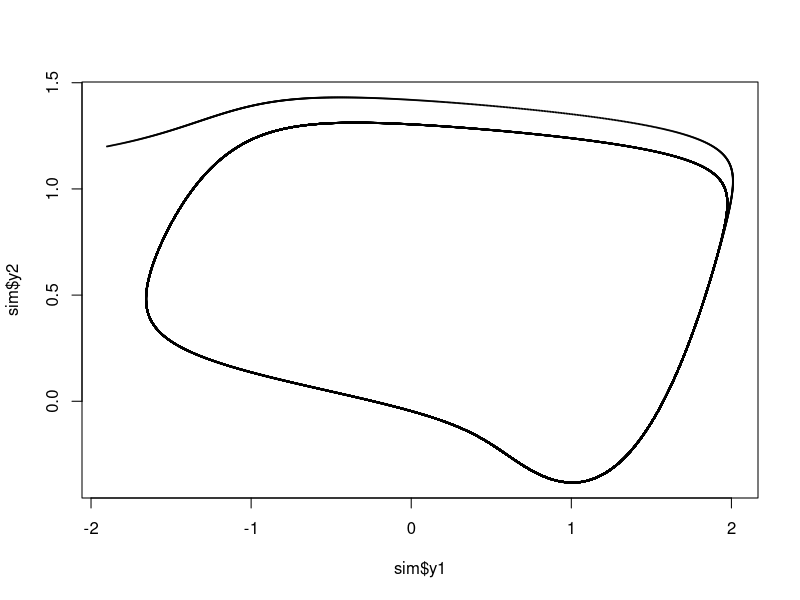
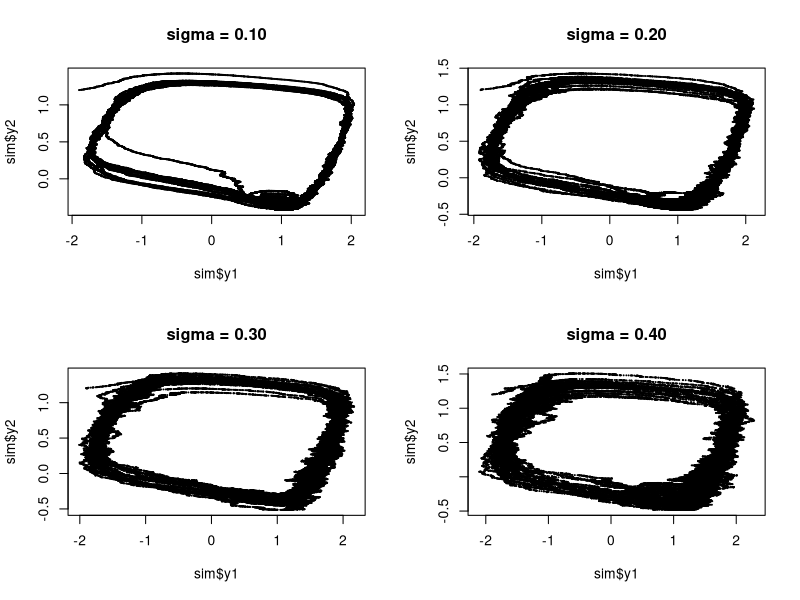
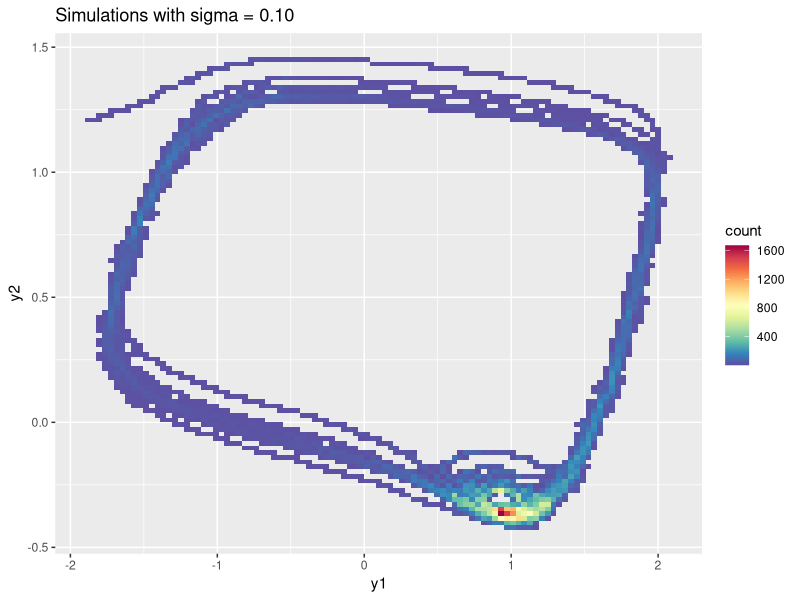
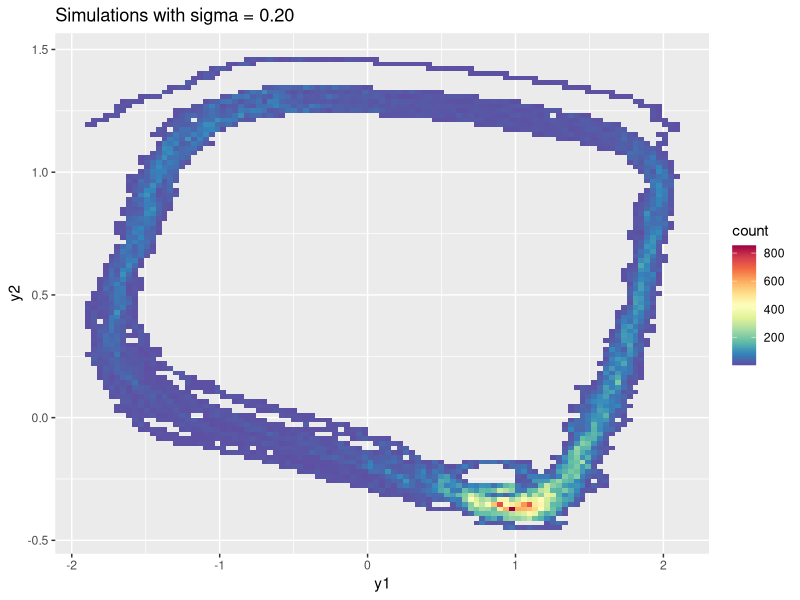
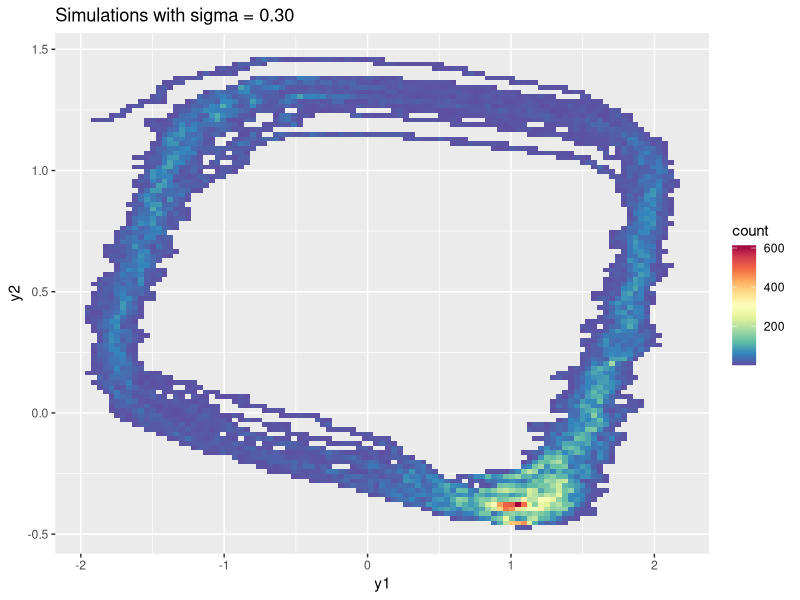
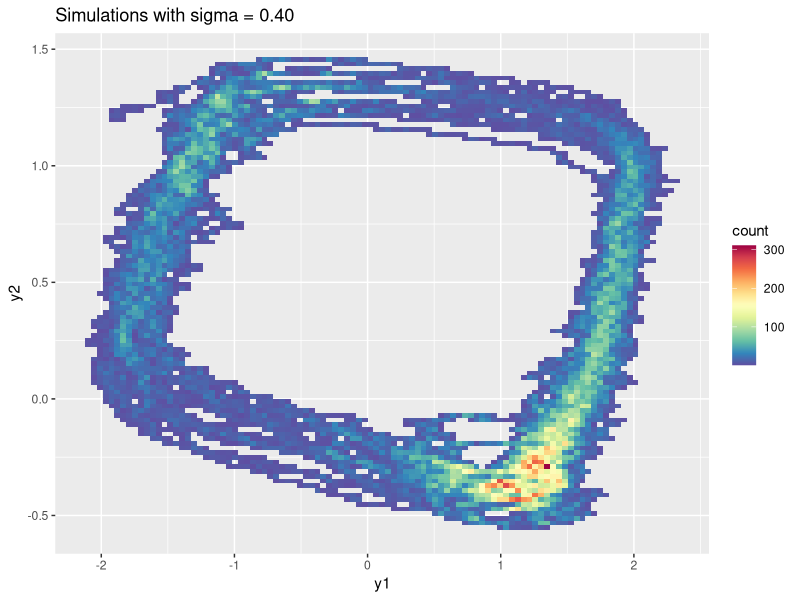

The R source for these figures, in order:
## ---- chunk 1
knitr::opts_chunk$set(cache = T) # Omg mega fedt for compile-tiden med cache=TRUE <3
## ---- chunk 2
# Let's define a function to simulate the system
SDEsim = function(y1_init = -1.9, y2_init=1.2, delta = 2^(-9),
                  theta1=0.7, theta2=0.8, theta3=3.0, theta4=-0.34,
                  sigma=0, T=200/delta){
    # Init
  D = list()
  y1 = rep(NaN, T); y1[1] = y1_init;
  y2 = rep(NaN, T); y2[1] = y2_init;
  
    # Run the system
  for (i in 1:(T-1)){
    y1[i+1] = y1[i] + theta3*(y1[i] + y2[i] - 1/3*y1[i]^3 + theta4)*delta + sigma * rnorm(1,0,sqrt(delta))
    y2[i+1] = y2[i] - 1/theta3 * (y1[i] + theta2*y2[i] - theta1) * delta
  }
    # Save and return list
  D$y1 = y1
  D$y2 = y2
  return(D)
}
sim = SDEsim(sigma=0)
plot(sim$y1, sim$y2, cex=0.01)
## ---- chunk 3
par(mfrow=c(2,2))
for (sd in c(0.1, 0.2, 0.3, 0.4)){
  sim = SDEsim(sigma=sd)
  plot(sim$y1, sim$y2, cex=0.1, main=sprintf("sigma = %.2f", sd))
}
## ---- chunk 4
sim = data.frame(SDEsim(sigma=0.1))

# Ref: https://www.r-bloggers.com/2014/09/5-ways-to-do-2d-histograms-in-r/
#install.packages("ggplot2")
library(ggplot2)

# Default call (as object)
p <- ggplot(sim, aes(y1,y2))

# Add colouring and change bins
library(RColorBrewer)
rf <- colorRampPalette(rev(brewer.pal(11,'Spectral')))
r <- rf(32)
h3 <- p + stat_bin2d(bins=100) + scale_fill_gradientn(colours=r) + ggtitle(sprintf("Simulations with sigma = %.2f", 0.1))
h3
## ---- chunk 5
sim2 = data.frame(SDEsim(sigma=0.20))
sim3 = data.frame(SDEsim(sigma=0.30))
sim4 = data.frame(SDEsim(sigma=0.40))

# Default call (as object)
p2 <- ggplot(sim2, aes(y1,y2))
p3 <- ggplot(sim3, aes(y1,y2))
p4 <- ggplot(sim4, aes(y1,y2))

# Add colouring and change bins
library(RColorBrewer)
rf <- colorRampPalette(rev(brewer.pal(11,'Spectral')))
r <- rf(32)
(h2 <- p2 + stat_bin2d(bins=100) + scale_fill_gradientn(colours=r) + ggtitle(sprintf("Simulations with sigma = %.2f", 0.2)))
(h3 <- p3 + stat_bin2d(bins=100) + scale_fill_gradientn(colours=r) + ggtitle(sprintf("Simulations with sigma = %.2f", 0.3)))
(h4 <- p4 + stat_bin2d(bins=100) + scale_fill_gradientn(colours=r) + ggtitle(sprintf("Simulations with sigma = %.2f", 0.4)))
